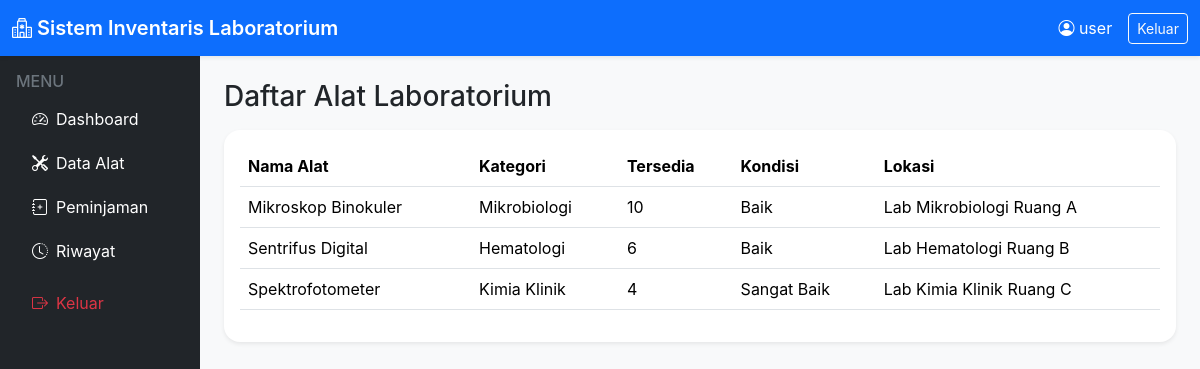
/user/equipment.php (signed in), run on the app's committed database.
### tables this page shows
CREATE TABLE IF NOT EXISTS equipment (
    id INT AUTO_INCREMENT PRIMARY KEY,
    nama_alat VARCHAR(150) NOT NULL,
    kategori_id INT NULL,
    jumlah_total INT NOT NULL,
    jumlah_tersedia INT NOT NULL,
    kondisi VARCHAR(100) NOT NULL,
    lokasi VARCHAR(150) NOT NULL,
    created_at TIMESTAMP DEFAULT CURRENT_TIMESTAMP,
    CONSTRAINT fk_equipment_category FOREIGN KEY (kategori_id) REFERENCES categories(id) ON DELETE SET NULL
);

CREATE TABLE IF NOT EXISTS categories (
    id INT AUTO_INCREMENT PRIMARY KEY,
    nama_kategori VARCHAR(100) NOT NULL
);

### user/equipment.php (the view, shortened to what this page needs)
<?php
require_once '../config/database.php';
$equipments = mysqli_query($conn, 'SELECT e.*, c.nama_kategori FROM equipment e LEFT JOIN categories c ON c.id=e.kategori_id ORDER BY e.nama_alat');
include '../includes/header.php'; include '../includes/sidebar.php';
?>
<h3 class="mb-3">Daftar Alat Laboratorium</h3>
<div class="card border-0 shadow-sm"><div class="card-body table-responsive"><table class="table table-hover"><thead><tr><th>Nama Alat</th><th>Kategori</th><th>Tersedia</th><th>Kondisi</th><th>Lokasi</th></tr></thead><tbody>
<?php while($e=mysqli_fetch_assoc($equipments)): ?>
<tr><td><?= htmlspecialchars($e['nama_alat']); ?></td><td><?= htmlspecialchars($e['nama_kategori'] ?? '-'); ?></td><td><?= $e['jumlah_tersedia']; ?></td><td><?= htmlspecialchars($e['kondisi']); ?></td><td><?= htmlspecialchars($e['lokasi']); ?></td></tr>
<?php endwhile; ?>
</tbody></table></div></div>
<?php include '../includes/footer.php'; ?>

### assets/css/style.css (style rules this page uses)
:root { --primary: #0d6efd; --success: #198754; --bg: #f8f9fa; }
body { background-color: var(--bg); font-family: "Inter", "Segoe UI", sans-serif; }
.card { border-radius: 1rem; }
.table thead th { white-space: nowrap; }

### data on the page
equipment: nama_alat "Mikroskop Binokuler", kategori.nama_kategori "Mikrobiologi", jumlah_tersedia "10", kondisi "Baik", lokasi "Lab Mikrobiologi Ruang A"
equipment: nama_alat "Sentrifus Digital", kategori.nama_kategori "Hematologi", jumlah_tersedia "6", kondisi "Baik", lokasi "Lab Hematologi Ruang B"
equipment: nama_alat "Spektrofotometer", kategori.nama_kategori "Kimia Klinik", jumlah_tersedia "4", kondisi "Sangat Baik", lokasi "Lab Kimia Klinik Ruang C"

### other printed values
$_SESSION['username'] "user"
